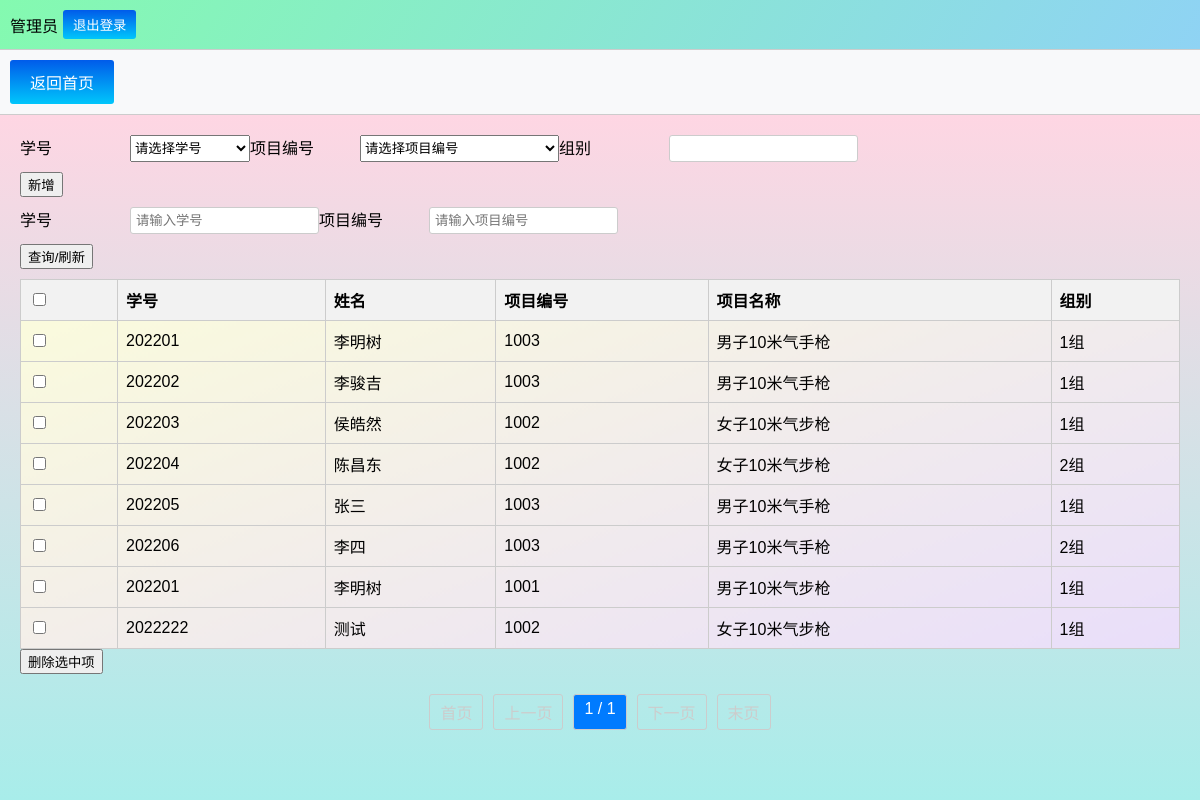
Screenshot of /query_participation/ with the database file from the repository.
### app1/models.py (models this page shows, shortened)
class Contestant(models.Model):
    user = models.ForeignKey(User, on_delete=models.CASCADE)
    event = models.ForeignKey(Event, on_delete=models.CASCADE)
    group = models.CharField(max_length=50)
    registration_time = models.DateTimeField(auto_now_add=True)

class User(models.Model):
    user_id = models.CharField(max_length=20, unique=True)
    password = models.CharField(max_length=100)
    name = models.CharField(max_length=100,default=False)
    date_joined = models.DateTimeField(default=timezone.now)

class Event(models.Model):
    event_id = models.CharField(max_length=100)
    event_name = models.TextField()
    start_time = models.DateTimeField()
    end_time = models.DateTimeField()

### app1/views.py (the view)
# urls.py: path('query_participation/', views.query_participation, name='query_participation'),
def query_participation(request):
    user_id = request.GET.get('user_id', '')
    event_id = request.GET.get('event_id', '')
    contestants = Contestant.objects.all()
    if user_id:
        contestants = contestants.filter(user__user_id=user_id)
    if event_id:
        contestants = contestants.filter(event__event_id=event_id)
    users = User.objects.all()
    events = Event.objects.all()
    paginator = Paginator(contestants, 10)  # 每页显示 10 条记录
    page_number = request.GET.get('page')  # 获取当前页码
    page_obj = paginator.get_page(page_number)  # 获取当前页的分页对象
    return render(request, 'add_participation.html', {
        'page_obj': page_obj,
        'user_id': user_id,
        'event_id': event_id,
        'users': users,  # 传递用户数据
        'events': events  # 传递项目数据
    })

### app1/templates/add_participation.html (shortened to what this page needs)
<!DOCTYPE html>
<html lang="zh-CN">
<head>
    {% load static %}
</head>
<body>
    <div class="toolbar">
        <div class="left-section">
            <a>管理员</a>
            <a href="{% url 'logout' %}" class="register-btn"><button>退出登录</button></a>
        </div>
    </div>
    <div class="button-bar">
        <a href="{% url 'admin_dashboard' %}"><button>返回首页</button></a>
    </div>
    <div class="main-content">
<form method="POST" action="{% url 'add_participation' %}">
    <div class="input-row">
        <label for="user_id">学号</label>
        <select id="user_id" name="user_id" required>
            <option value="" disabled selected>请选择学号</option>
        </select>
        <label for="event_id">项目编号</label>
        <select id="event_id" name="event_id" required>
            <option value="" disabled selected>请选择项目编号</option>
        </select>
        <label for="group">组别</label>
        <input type="text" id="group" name="group" required>
    </div>
    <div class="buttons">
        <button type="submit">新增</button>
    </div>
</form>
<form method="GET" action="{% url 'query_participation' %}">
    <div class="input-row">
        <label for="user_id">学号</label>
        <input type="text" id="user_id" name="user_id" value="{{ user_id }}" placeholder="请输入学号">
        <label for="event_id">项目编号</label>
        <input type="text" id="event_id" name="event_id" value="{{ event_id }}" placeholder="请输入项目编号">
    </div>
    <div class="buttons">
        <button type="submit">查询/刷新</button>
    </div>
</form>
        <form method="POST" action="{% url 'delete_selected_participations' %}">
            <table class="table">
                <thead>
                    <tr>
                        <th class="checkbox-column">
                            <input type="checkbox" id="select-all">
                        </th>
                        <th>学号</th>
                        <th>姓名</th>
                        <th>项目编号</th>
                        <th>项目名称</th>
                        <th>组别</th>
                    </tr>
                </thead>
                <tbody>
                    {% if page_obj %}
                        {% for contestant in page_obj %}
                            <tr>
                                <td class="checkbox-column">
                                    <input type="checkbox" name="selected_participations" value="{{ contestant.id }}">
                                </td>
                                <td>{{ contestant.user.user_id }}</td>
                                <td>{{ contestant.user.name }}</td>
                                <td>{{ contestant.event.event_id }}</td>
                                <td>{{ contestant.event.event_name }}</td>
                                <td>{{ contestant.group }}组</td>
                            </tr>
                        {% empty %}
                            <tr>
                                <td colspan="6">没有数据（点击查询刷新）。</td>
                            </tr>
                        {% endfor %}
                    {% else %}
                        <tr>
                            <td colspan="6">没有数据（点击查询刷新）。</td>
                        </tr>
                    {% endif %}
                </tbody>
            </table>
            <div class="buttons">
                <button type="submit">删除选中项</button>
            </div>
        </form>
        <div class="pagination">
            {% if page_obj.has_previous %}
                <a href="?page=1&user_id={{ user_id }}&event_id={{ event_id }}">首页</a>
                <a href="?page={{ page_obj.previous_page_number }}&user_id={{ user_id }}&event_id={{ event_id }}">上一页</a>
            {% else %}
                <span class="disabled">首页</span>
                <span class="disabled">上一页</span>
            {% endif %}
            <span class="current-page">{{ page_obj.number }} / {{ page_obj.paginator.num_pages }}</span>
            {% if page_obj.has_next %}
                <a href="?page={{ page_obj.next_page_number }}&user_id={{ user_id }}&event_id={{ event_id }}">下一页</a>
                <a href="?page={{ page_obj.paginator.num_pages }}&user_id={{ user_id }}&event_id={{ event_id }}">末页</a>
            {% else %}
                <span class="disabled">下一页</span>
                <span class="disabled">末页</span>
            {% endif %}
        </div>
    </div>
</body>
</html>

### app1/templates/add_participation.html (style rules this page uses)
body { font-family: Arial, sans-serif; margin: 0; padding: 0; display: flex; flex-direction: column; align-items: stretch; height: 100vh; }
.toolbar { display: flex; align-items: center; justify-content: space-between; padding: 10px; background-image: linear-gradient(120deg, #84fab0 0%, #8fd3f4 100%); border-bottom: 1px solid #ccc; }
.toolbar .left-section { display: flex; align-items: center; }
.toolbar button { padding: 5px 10px; margin-left: 5px; border: none; background-image: linear-gradient(to top, #00c6fb 0%, #005bea 100%); color: white; border-radius: 3px; cursor: pointer; }
.button-bar { display: flex; justify-content: flex-start; padding: 10px; background-color: #f8f9fa; border-bottom: 1px solid #ccc; }
.button-bar button { padding: 10px 20px; margin-right: 10px; border: none; background-image: linear-gradient(to top, #00c6fb 0%, #005bea 100%); color: white; border-radius: 3px; cursor: pointer; font-size: 16px; }
.main-content { flex: 1; padding: 20px; box-sizing: border-box; background-image: linear-gradient(to top, #a8edea 0%, #fed6e3 100%); }
.input-row { display: flex; margin-bottom: 10px; }
.input-row label { width: 100px; margin-right: 10px; }
.input-row input { padding: 5px; border: 1px solid #ccc; border-radius: 3px; }
.buttons { margin-bottom: 10px; }
.table { width: 100%; border-collapse: collapse; background-image: linear-gradient(-20deg, #e9defa 0%, #fbfcdb 100%); }
.table th, .table td { border: 1px solid #ccc; padding: 8px; text-align: left; }
.table th { background-color: #f2f2f2; }
.pagination { display: flex; justify-content: center; padding: 10px; }
.pagination a, .pagination span { padding: 5px 10px; margin: 0 5px; border: 1px solid #ccc; border-radius: 3px; text-decoration: none; color: #007bff; }
.pagination .current-page { background-color: #007bff; color: white; }
.pagination .disabled { color: #ccc; pointer-events: none; }
.checkbox-column { text-align: center; }

### rows the page displays
Contestant: user.user_id "202201", user.name "李明树", event.event_id "1003", event.event_name "男子10米气手枪", group "1"
Contestant: user.user_id "202202", user.name "李骏吉", event.event_id "1003", event.event_name "男子10米气手枪", group "1"
Contestant: user.user_id "202203", user.name "侯皓然", event.event_id "1002", event.event_name "女子10米气步枪", group "1"
Contestant: user.user_id "202204", user.name "陈昌东", event.event_id "1002", event.event_name "女子10米气步枪", group "2"
Contestant: user.user_id "202205", user.name "张三", event.event_id "1003", event.event_name "男子10米气手枪", group "1"
Contestant: user.user_id "202206", user.name "李四", event.event_id "1003", event.event_name "男子10米气手枪", group "2"
Contestant: user.user_id "202201", user.name "李明树", event.event_id "1001", event.event_name "男子10米气步枪", group "1"
Contestant: user.user_id "2022222", user.name "测试", event.event_id "1002", event.event_name "女子10米气步枪", group "1"

### other values shown
{{ page_obj.number }} "1"
{{ page_obj.paginator.num_pages }} "1"
